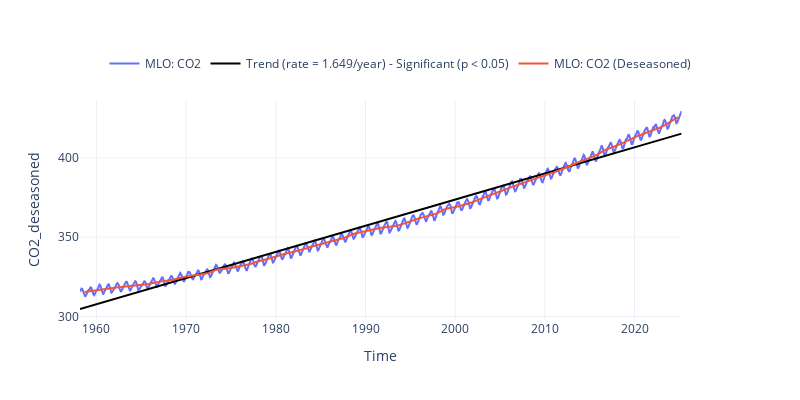

Notebook code for this chart:
### Code cell
fig, trend = plot_timeseries_interactive(dict_plot, trendline=True, figsize=(20, 10), return_trend=True);
fig.write_html(op.join(path_figs, 'F1_CO2_trend.html'), include_plotlyjs="cdn")


glue("trend", float(trend[0]), display=False)
glue("change", float(trend[0]*len(np.unique(MLO_data.index.year))), display=False)
glue("trend_fig", fig_int_to_glue(fig), display=False)

### Figure 1 — Plotly figure (JSON) as saved in the notebook; plotly's stock layout.template omitted (floating-point values rounded to 4 significant figures; data arrays with more than 128 entries replaced by an {"elided": "..."} marker saying what was removed)
{"data": [{"line": {"color": "#636EFA"}, "name": "MLO: CO2", "type": "scatter", "x": {"elided": "806 str values"}, "xaxis": "x", "y": {"elided": "806 float values"}, "yaxis": "y"}, {"line": {"color": "black"}, "mode": "lines", "name": "Trend (rate = 1.649/year) - Significant (p < 0.05)", "showlegend": true, "type": "scatter", "x": {"elided": "806 str values"}, "xaxis": "x", "y": {"elided": "806 float values"}, "yaxis": "y"}, {"line": {"color": "#EF553B"}, "name": "MLO: CO2 (Deseasoned)", "type": "scatter", "x": {"elided": "806 str values"}, "xaxis": "x", "y": {"elided": "806 float values"}, "yaxis": "y"}], "layout": {"height": 400, "legend": {"font": {"size": 12}, "orientation": "h", "x": 0.5, "xanchor": "center", "y": 1.1, "yanchor": "bottom"}, "title": {"text": " "}, "width": 800, "xaxis": {"anchor": "y", "domain": [0, 0.94], "title": {"text": "Time"}}, "yaxis": {"anchor": "x", "domain": [0, 1], "title": {"text": "CO2_deseasoned"}}, "yaxis2": {"anchor": "x", "overlaying": "y", "side": "right"}}}
